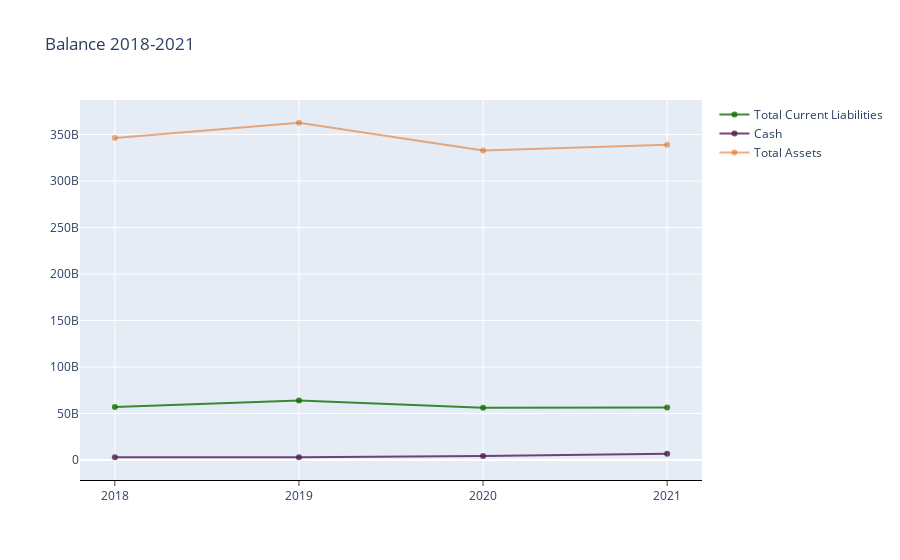

Here is the notebook cell this chart was saved with:
### Code cell
# Total Current Liabilities, Cash, Capital Surplus, Total Assets
trace1 = go.Scatter(
    x=['2018', '2019', '2020', '2021'],
    y=convert_balance['Total Current Liabilities'],
    mode='lines+markers',
    name='Total Current Liabilities',
    marker=dict(color='rgba(16, 112, 2, 0.8)'),
)
trace2 = go.Scatter(
    x=['2018', '2019', '2020', '2021'],
    y=convert_balance['Cash'],
    mode='lines+markers',
    name='Cash',
    marker=dict(color='rgba(80, 26, 80, 0.8)'),
)
trace3 = go.Scatter(
    x=['2018', '2019', '2020', '2021'],
    y=convert_balance['Total Assets'],
    mode='lines+markers',
    name='Total Assets',
    marker=dict(color='rgba(225, 103, 17, 0.53)'),
)
data = [trace1, trace2, trace3]
layout = dict(
    title='Balance 2018-2021',
    xaxis=dict( 
        ticks='outside', ticklen=5, 
        zeroline=True, linewidth=1, linecolor='black'
        ))
fig = dict(data=data, layout=layout)            
py.iplot(fig)

### Figure 1 — Plotly figure (JSON) as saved in the notebook; plotly's stock layout.template omitted (floating-point values rounded to 4 significant figures)
{"data": [{"marker": {"color": "rgba(16, 112, 2, 0.8)"}, "mode": "lines+markers", "name": "Total Current Liabilities", "type": "scatter", "x": ["2018", "2019", "2020", "2021"], "y": [57138000000, 63989000000, 56363000000, 56643000000]}, {"marker": {"color": "rgba(80, 26, 80, 0.8)"}, "mode": "lines+markers", "name": "Cash", "type": "scatter", "x": ["2018", "2019", "2020", "2021"], "y": [3042000000, 3089000000, 4364000000, 6802000000]}, {"marker": {"color": "rgba(225, 103, 17, 0.53)"}, "mode": "lines+markers", "name": "Total Assets", "type": "scatter", "x": ["2018", "2019", "2020", "2021"], "y": [346196000000, 362597000000, 332750000000, 338923000000]}], "layout": {"title": {"text": "Balance 2018-2021"}, "xaxis": {"linecolor": "black", "linewidth": 1, "ticklen": 5, "ticks": "outside", "zeroline": true}}}
